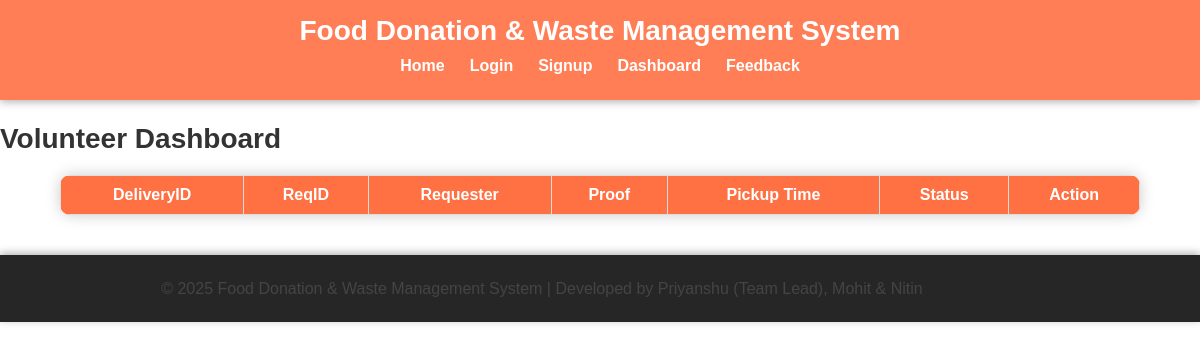
The app's page /volunteer/dashboard, older data.
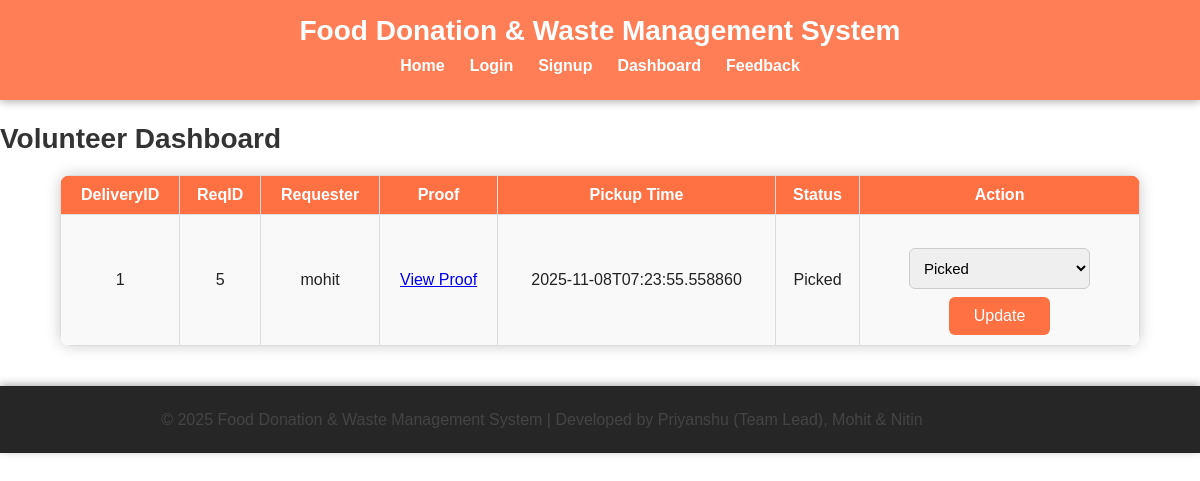
The same page, newer data.
### tables this page shows
CREATE TABLE Delivery (
    DeliveryID INTEGER PRIMARY KEY AUTOINCREMENT,
    ReqID INTEGER,
    VolID INTEGER,
    PickupTime TEXT,
    DeliveryTime TEXT,
    Status TEXT DEFAULT 'Picked',
    FOREIGN KEY (ReqID) REFERENCES Request(ReqID),
    FOREIGN KEY (VolID) REFERENCES Volunteer(VolID)
);

CREATE TABLE User (
    UserID INTEGER PRIMARY KEY AUTOINCREMENT,
    UserType TEXT CHECK(UserType IN ('NGO','Individual')) NOT NULL,
    Name TEXT NOT NULL,
    ContactNumber TEXT,
    Email TEXT,
    Address TEXT,
    ProofType TEXT,
    ProofNumber TEXT,
    Username TEXT UNIQUE NOT NULL,
    Password TEXT NOT NULL
);

### app.py (the view)
@app.route('/volunteer/dashboard')
def volunteer_dashboard():
    conn = get_db_connection()
    deliveries = conn.execute('SELECT del.*, r.Status as ReqStatus, r.ProofFile, u.Name as RequesterName FROM Delivery del LEFT JOIN Request r ON del.ReqID=r.ReqID LEFT JOIN User u ON r.UserID=u.UserID ORDER BY del.PickupTime DESC').fetchall()
    conn.close()
    return render_template('volunteer_dashboard.html', deliveries=deliveries)

### app.py (called while the page is built)
def get_db_connection():
    conn = sqlite3.connect(DB_PATH)
    conn.row_factory = sqlite3.Row
    return conn

### templates/volunteer_dashboard.html (shortened to what this page needs)
{% extends "base.html" %}
{% block content %}
<h2>Volunteer Dashboard</h2>
<table>
  <tr><th>DeliveryID</th><th>ReqID</th><th>Requester</th><th>Proof</th><th>Pickup Time</th><th>Status</th><th>Action</th></tr>
  {% for del in deliveries %}
    <tr>
      <td>{{ del['DeliveryID'] }}</td>
      <td>{{ del['ReqID'] }}</td>
      <td>{{ del['RequesterName'] }}</td>
      <td>
        {% if del['ProofFile'] %}
          <a href="{{ url_for('uploaded_file', filename=del['ProofFile']) }}" target="_blank">View Proof</a>
        {% else %}
          -
        {% endif %}
      </td>
      <td>{{ del['PickupTime'] }}</td>
      <td>{{ del['Status'] }}</td>
      <td>
        <form method="post" action="{{ url_for('volunteer_update', delivery_id=del['DeliveryID']) }}">
          <select name="status">
            <option value="Picked">Picked</option>
          </select>
          <button type="submit">Update</button>
        </form>
      </td>
    </tr>
  {% endfor %}
</table>
{% endblock %}

### templates/base.html (shortened to what this page needs)
<!DOCTYPE html>
<html lang="en">
<head>
  <link rel="stylesheet" href="{{ url_for('static', filename='css/style.css') }}">
</head>
<body>
  <header>
    <h1>Food Donation & Waste Management System</h1>
    <nav>
      <ul>
        <li><a href="{{ url_for('index') }}">Home</a></li>
        <li><a href="{{ url_for('login') }}">Login</a></li>
        <li><a href="{{ url_for('signup') }}">Signup</a></li>
        <li><a href="{{ url_for('user_dashboard') }}">Dashboard</a></li>
        <li><a href="{{ url_for('feedback', donorid=1) }}">Feedback</a></li>
      </ul>
    </nav>
  </header>
  <main>
    {% block content %}{% endblock %}
  </main>
  <footer>
    <p>© 2025 Food Donation & Waste Management System | Developed by Priyanshu (Team Lead), Mohit & Nitin</p>
  </footer>
</body>
</html>

### static/css/style.css (style rules this page uses)
body { margin: 0; padding: 0; font-family: 'Poppins', sans-serif; color: #222; overflow-x: hidden; position: relative; min-height: 100vh; }
body::before { content: ""; position: fixed; top: 0; left: 0; width: 100%; height: 100%; background: url("static/images/background.jpg") no-repeat center center fixed; background-size: cover; filter: blur(6px) brightness(0.8); z-index: -1; }
header { background: rgba(255, 112, 67, 0.9); padding: 15px; color: white; text-align: center; box-shadow: 0 2px 8px rgba(0,0,0,0.3); position: sticky; top: 0; z-index: 1000; }
header h1 { margin: 0; font-size: 28px; font-weight: 600; }
nav ul { list-style: none; display: flex; justify-content: center; gap: 25px; padding: 10px 0; margin: 0; }
nav ul li a { color: white; text-decoration: none; font-weight: bold; font-size: 16px; transition: color 0.3s ease; }
h2 { color: #333; font-size: 28px; margin-bottom: 10px; }
p { color: #444; width: 90%; margin: 10px auto 25px; line-height: 1.7; font-size: 16px; }
form { margin-top: 15px; }
form input, form select, form textarea { width: 70%; max-width: 400px; padding: 10px; margin: 8px 0; border: 1px solid #ccc; border-radius: 6px; font-size: 15px; font-family: inherit; }
form button { background: #ff7043; color: white; border: none; padding: 10px 25px; border-radius: 6px; font-size: 16px; cursor: pointer; transition: all 0.3s ease; }
table { border-collapse: collapse; width: 90%; margin: 20px auto; background: rgba(255, 255, 255, 0.95); border-radius: 10px; overflow: hidden; box-shadow: 0 0 15px rgba(0,0,0,0.2); }
table th, table td { border: 1px solid #ddd; padding: 10px; text-align: center; }
table th { background: #ff7043; color: white; }
table tr:nth-child(even) { background: #f9f9f9; }
footer { background: rgba(0, 0, 0, 0.85); color: white; text-align: center; padding: 20px; font-size: 14px; margin-top: 40px; box-shadow: 0 -2px 8px rgba(0,0,0,0.3); }
footer p { margin: 0; }

Row changes from the older to the newer data that the page shows:
added Delivery: DeliveryID "1", ReqID "5", RequesterName "mohit", PickupTime "2025-11-08T07:23:55.558860", Status "Picked"
